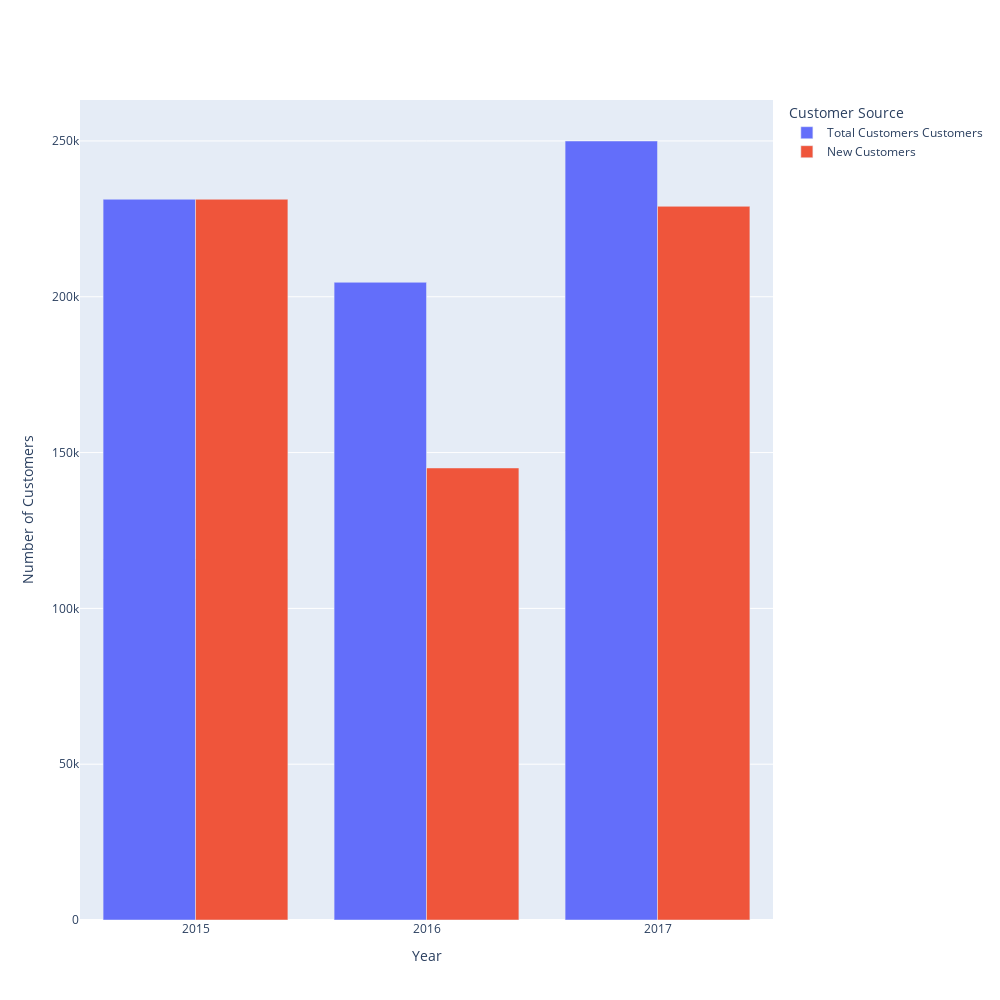

Notebook source saved alongside this figure:
### Code cell
fig = go.Figure(data=[
    go.Bar(name='Total Customers Customers', x=yeardf.index.astype(str), y=yeardf['Total Customers Current Year']),
    go.Bar(name='New Customers', x=yeardf.index.astype(str), y=yeardf['New Customers']),
])
fig.update_layout(barmode='group')
fig.update_layout(xaxis_title='Year', yaxis_title='Number of Customers', legend_title='Customer Source')
fig.update_layout(width=1000, height=1000)
fig.show()

### Figure 1 — Plotly figure (JSON) as saved in the notebook; plotly's stock layout.template omitted (floating-point values rounded to 4 significant figures)
{"data": [{"name": "Total Customers Customers", "type": "bar", "x": ["2015", "2016", "2017"], "y": [231294, 204646, 249987]}, {"name": "New Customers", "type": "bar", "x": ["2015", "2016", "2017"], "y": [231294, 145062, 229028]}], "layout": {"barmode": "group", "height": 1000, "legend": {"title": {"text": "Customer Source"}}, "width": 1000, "xaxis": {"title": {"text": "Year"}}, "yaxis": {"title": {"text": "Number of Customers"}}}}
